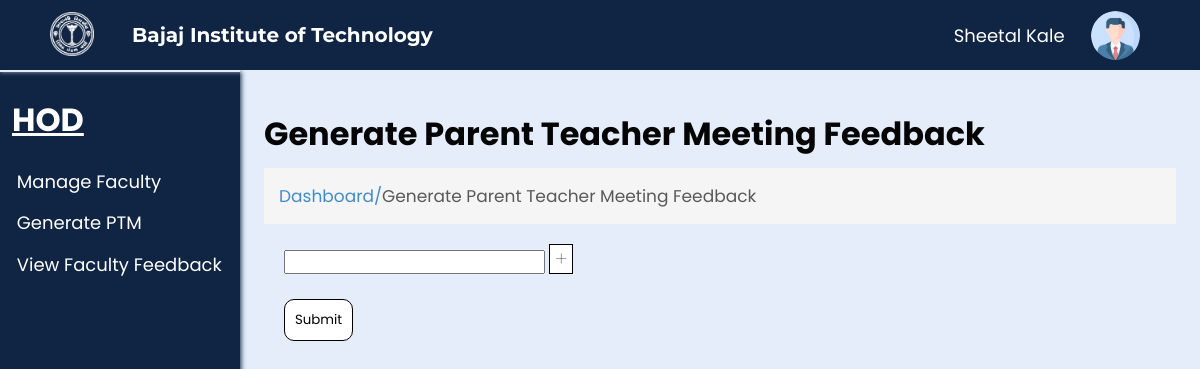
The app's page /hodnext.php (signed in), older data.
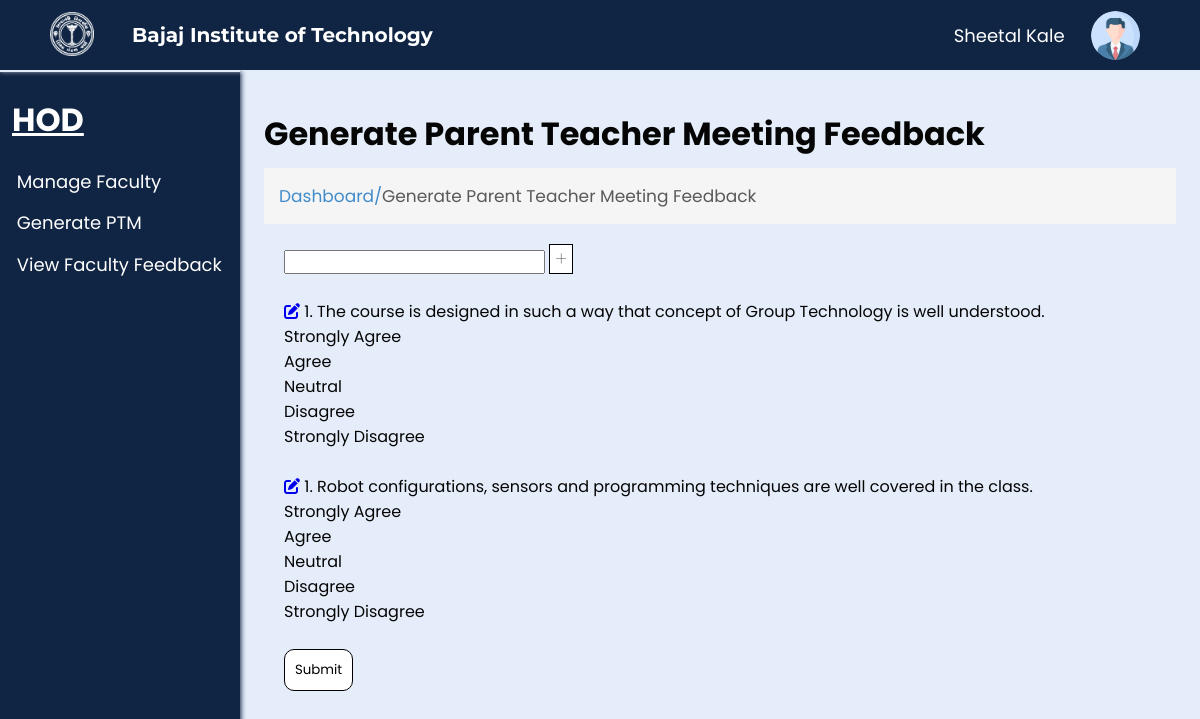
The same page, newer data.
### tables this page shows
CREATE TABLE `questions` (
  `questionid` int(100) NOT NULL,
  `question` text NOT NULL,
  `feedbacktype` char(25) NOT NULL,
  `option1` text NOT NULL,
  `mark1` int(10) DEFAULT 10,
  `option2` text NOT NULL,
  `mark2` int(10) NOT NULL DEFAULT 8,
  `option3` text NOT NULL,
  `mark3` int(10) NOT NULL DEFAULT 5,
  `option4` text NOT NULL,
  `mark4` int(10) NOT NULL DEFAULT 3,
  `option5` text NOT NULL,
  `mark5` int(10) NOT NULL DEFAULT 1
);

### check.php (called while the page is built, shortened)
<?php
$fname = $_SESSION['fname'];
$lname = $_SESSION['lname'];
?>

### hodnext.php (the view, shortened to what this page needs)
<?php
include('connect.php');
include('check.php');
$query = "SELECT * from questions WHERE feedbacktype = 'PTM' ";
$result = mysqli_query($conn, $query);
?>
<!DOCTYPE html>
<html lang="en">
<head>
    <link rel="stylesheet" href="css/generate.css?v=<?php echo time(); ?>">
    <link rel="stylesheet" href="css/common.css?v=<?php echo time(); ?>">
</head>
<body>
    <div class="nav">
        <div class="img">
            <img id="img" src="images/bitlogo_transparent.png" alt="BIT Logo">
        </div>
        <h2 id="heading">Bajaj Institute of Technology</h2>
        <div class="links" id="links">
        <p class="input"><?php echo $fname, " ", $lname; ?></p>
            <img src="images/user.png" alt="User" width="7%" style="border-radius: 50%;">
        </div>
    </div>
    <div class="spaces"></div>
    <div class="main">
        <div class="left">
            <h1>HOD</h1>
            <ul>
        <li><a href="manageFaculty.php">Manage Faculty</a></li>
        <li><a href="generateptm.php">Generate PTM</a></li>
        <li><a href="hodviewfeedback.php">View Faculty Feedback</a></li>
            </ul>
        </div>
        <div class="right">
            <h1>Generate Parent Teacher Meeting Feedback</h1>
            <p>Dashboard/<span>Generate Parent Teacher Meeting Feedback</span></p>
            <div class="questions" id="questions">
                <form action="create_hodfeedback.php?id=<?php echo $_GET['id']; ?>" method="POST">
                    <input type="text" value="<?php echo $_GET['id'];?>" name="feed">
                    <a class="add" onclick="login()">+</a>
                    <br>
                    <br>
                    <?php
                    while ($row = mysqli_fetch_assoc($result)) {
                        $i= 1 ;
                    ?>
                        <a href='EditQue.php?questionid=$row[questionid]' name='edit'><i class='fa-solid fa-pen-to-square edit'></i></a>
                        <?php echo $i, "."; ?> <?php echo $row['question']; ?><br>
                        <?php echo $row['option1']; ?><br>
                        <?php echo $row['option2']; ?><br>
                        <?php echo $row['option3']; ?><br>
                        <?php echo $row['option4']; ?><br>
                        <?php echo $row['option5']; ?> <br>
                        <br>
                    <?php
                    }
                    ?>
                    <input type="submit" value="Submit" name="submit1" class="submit">
                </form>
            </div>
        </div>
    </div>
</body>
</html>

Row changes from the older to the newer data that the page shows:
added questions: i "1", question "The course is designed in such a way that concept of Group Technology is well understood.", option1 "Strongly Agree", option2 "Agree", option3 "Neutral", option4 "Disagree", option5 "Strongly Disagree"
added questions: i "1", question "Robot configurations, sensors and programming techniques are well covered in the class.", option1 "Strongly Agree", option2 "Agree", option3 "Neutral", option4 "Disagree", option5 "Strongly Disagree"
